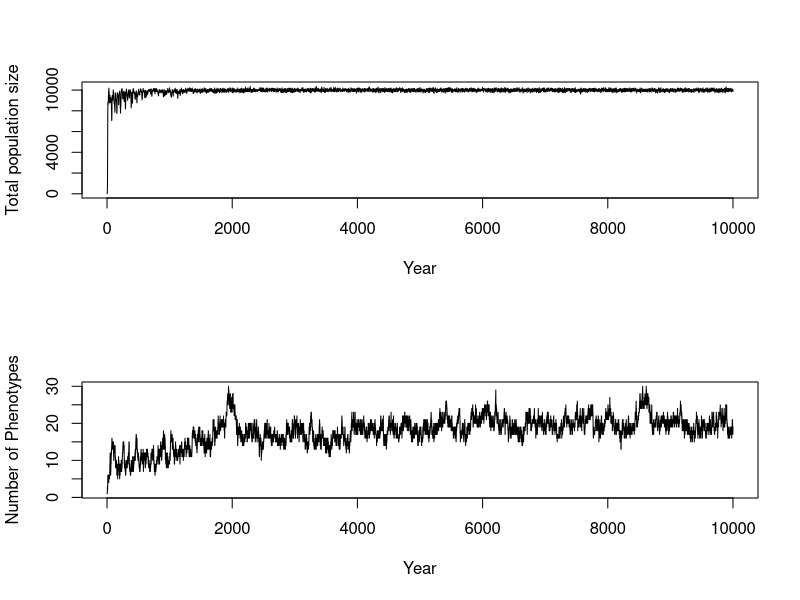
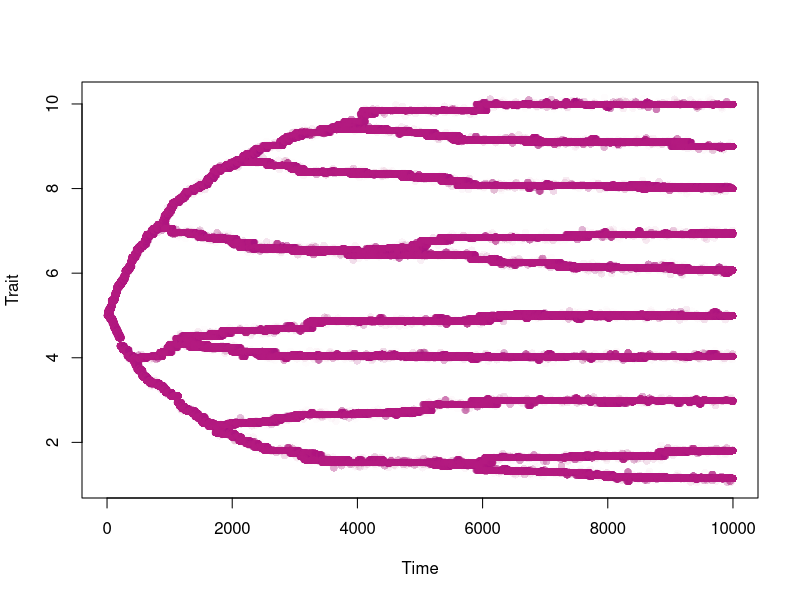

Write R code to recreate these figures, in order. (Note: this script raises an error after producing the figures.)

# Biggest difference in this version is that there is only one trait and adults and juvenile share a resource



# Full function ----------------------------------------------------------------

resourceCompetitionSLC <- function(popSize, resProp, resFreq, resGen=matrix(c(0.1,0.1),ncol=1, nrow=2), im = 0, 
                                   fmax = 2, kA = 0.5, kJ = 0.5, mutProb=0.001, mutVar=0.1, time.steps=200, iniP=5, 
                                   threshold = 0.005, nmorphs = 1){
  
  pop <- matrix(data = NA, ncol = 3, nrow = nmorphs)                             # Each column in this matrix is one phenotype combination.
  
  pop[,1] <- popSize
  pop[,2] <- iniP

  
  colnames(pop) <- c("Number of indivduals", "Trait", "Proxy")
  
  stats         <- matrix(data = c(0, sum(pop[,1]), nrow(pop), mean(pop[,2]), var(pop[,2])) 
                                  , nrow = 1, ncol = 5)                                                             #Where we will eventually save our stats and phenotypes
  phenotypes <- matrix(data = c(0, popSize, iniP), nrow = 1, ncol = 3)
  colnames(phenotypes) <- c("Year", "Number of indivduals", "Trait")                                        
  
  epsilon <- .Machine$double.eps^10  #Added when some number become zero, very small number
  posstrait <- seq(from = min(resProp)-1, to = max(resProp)+1, by = mutVar)
  
  for (t in 1:time.steps){
    
    # Deterministic fecundity proxy alpha ------------------------------------
    
    adults    <- pop                                                            
    alphaA    <- NULL                                                           # Will create a matrix with all alpha values
    alphaSumA <- NULL
    
    
    resPropAduMatrix <- matrix(data = resProp, ncol = length(resProp), nrow = nrow(adults), byrow = T)
    aduTrait <- adults[, 2]
    aduTraitMatrix <- matrix(data = rep(aduTrait, each = length(resProp)), ncol = length(resProp), nrow = nrow(adults), byrow = T)
    
    alphaA           <- (1/(sqrt(2*pi*resGen[1,1]^2)))*exp(-(((aduTraitMatrix-resPropAduMatrix)^2)/(2*resGen[1,1])^2)) + epsilon                 # Calculation of individual alpha
    adultAbund       <- adults[,1]
    adultAbundMatrix <- matrix(data = rep(adultAbund, each = length(resProp)), ncol = length(resProp), nrow = nrow(adults), byrow = T)  # Creation of a matrix with population size of each type in the rows
    alphaSumA        <- colSums((alphaA*adultAbundMatrix))                                                                         # Creation of matrix that reflects both the trait but also number of individuals in type
    
    
    RdivAlphaSumA       <- resFreq/alphaSumA
    RdivAlphaSumATrans  <- matrix(data = RdivAlphaSumA)
    
    Fec <- alphaA%*%RdivAlphaSumATrans
    adults[,3] <- fmax*(Fec/(kA+Fec)) 
    
    
    
    # Spawning of offspring -------------------------------------------------
    
    juveniles <- adults                                                         # Create a matrix were we will add juveniles into
                                                      
    
    juveniles[,1] <- rpois(n = nrow(juveniles), lambda = juveniles[,1]*juveniles[,3]) 
    
    # Mutation of offspring -------------------------------------------------
    
    probs <- juveniles[,1]/sum(juveniles[, 1])  # Generates probability of morph being mutated based upon number of individuals.
    N.mut <- as.numeric(rbinom(n = 1, size = sum(juveniles[, 1]), prob = mutProb))
    
    
    if(N.mut > 0){
      random.choice <- c()
      mutation.pos <- c()
      
      for (m in 1:length(N.mut)){
        random.choice <- rmultinom(n = 1 , size = 1, prob = probs)              # Randomly chooses which morphs to mutate based on probs
        mutation.pos[m] <- as.numeric(which(random.choice == 1))
      }
      
      for (i in  1:length(mutation.pos)){
        
        mutChange <- rnorm(n=1, mean=0, sd=mutVar)
        juveniles[mutation.pos[i], 1] <- juveniles[mutation.pos[i], 1] - 1       # Removes the mutated individual from the morph
        
        new.morph <- matrix(data = c(1, juveniles[mutation.pos[i], 2] + mutChange, 0),  #Changes trait to a new trait and adds it to the juveniles
                            ncol = ncol(juveniles), nrow = 1)
        juveniles <- rbind(juveniles, new.morph)
        
      }
    }
    
    
    
    # Kill off offspring -----------------------------------------------------
    
  
    alphaSumJ <- NULL
    alphaJ    <- NULL
   
    resPropJuvMatrix <- matrix(data = resProp, ncol = length(resProp), nrow = nrow(juveniles), byrow = T)
    juvTrait <- juveniles[,2]
    juvTraitMatrix <- matrix(data = rep(juvTrait, each = length(resProp)), ncol = length(resProp), nrow = nrow(juveniles), byrow = T)
    
    alphaJ            <- (1/(sqrt(2*pi*resGen[2,1]^2)))*exp(-(((juvTraitMatrix-resPropJuvMatrix)^2)/(2*resGen[2,1]^2))) + epsilon
    juvenAbund        <- juveniles[,1]
    juvenAbundMatrix  <- matrix(data = rep(juvenAbund, each = length(resProp)), ncol = length(resProp), nrow = nrow(juveniles), byrow = T)  # Creation of a matrix with population size of each type in the rows
    alphaSumJ         <- colSums(alphaJ*juvenAbundMatrix)                                                                         # Creation of matrix that reflects both the trait but also number of individuals in type
    
    
    RdivAlphaSumJ     <- resFreq/alphaSumJ
    RdivAlphaSumJTrans   <- matrix(data = RdivAlphaSumJ)
    
    
    Sur <- alphaJ%*%RdivAlphaSumJTrans
    juveniles[,3] <- (Sur/(kJ+Sur)) 
    
    
    
    
    juveniles[,1] <- rbinom(n = nrow(juveniles) , size = juveniles[,1], prob = juveniles[,3])
    
    
    pop <- juveniles[juveniles[, 1] != 0, , drop = FALSE]                        # all adults die after reproducing, so the new generation is only juveniles, and all rows with zero individuals are removed.
    
    # Adding immigrants ---------------------------------------------------------------------
    
    if (runif(1) < im){
    print("immigration!")
     trait <- sample(x = posstrait, size = 1)
    
      if(sum(pop[,2] == trait) == 0) {                   # Checks whether a exact match of immigrant already exists
       rbind(pop, c(1, trait, NA))
     } else{
       same <- which(pop[,2] == trait)
       pop[same,1] <- pop[same,1]+1
     }
    
     }
    
    
    # extract stats and phenotype ---------------------------------------------
    
    if(nrow(pop) == 0){                                                          # Checks whether population has reached zero, then it breaks the for loop.                                   
      print("Population extinction")
      break
    }
    
    if(sum(which(is.na(pop[,1])) != 0)){                                                          # Checks whether population has reached zero, then it breaks the for loop.                                   
      print("Population extinction")
      break
    }
    
    stats <- rbind(stats, c(t, sum(pop[,1]), nrow(pop), mean(pop[,2]), var(pop[,2]))) 
    
    pStats <- cbind(rep(t, nrow(pop)), pop[,1], pop[,2])
    phenotypes <- rbind(phenotypes, pStats)
    
    
  }
  
  #return output  ------------------------------------------------------------
  colnames(stats) <- c("year", "population size", "Number of morphs", "mean trait", "var trait")
  rownames(phenotypes) <- NULL
  
  # Removing any morphs of very low abundance
    pop <- pop[pop[, 1] > threshold*stats[nrow(stats), 2], , drop = FALSE] 
    
    LastStats <- cbind(time.steps, sum(pop[,1]), nrow(pop), mean(pop[,2]), var(pop[,2])) 
    LastPheno <- cbind(rep(time.steps, nrow(pop)), pop[,1], pop[,2])
    
    colnames(LastStats) <- c("year", "population size", "Number of morphs", "mean trait", "var trait")
    colnames(LastPheno) <- c("Year", "Number of indivduals", "Trait")  
   
  
  return(list(stats=stats, phenotypes=phenotypes, LastPheno = LastPheno, LastStats = LastStats))                                 #returns both the stats and the phenotype
  
  
}







resource.frequency <- c(0.1, 0.1, 0.1, 0.1, 0.1, 0.1, 0.1, 0.1, 0.1, 0.1)           # res. freq. 
resource.property <- c(1, 2, 3, 4, 5, 6, 7, 8, 9, 10)             # res. property 
abundance <- 15000
resource.abundance <- abundance*resource.frequency

outputSLC <- resourceCompetitionSLC(resProp=resource.property, resFreq=resource.abundance, popSize = 10, mutProb=0.001, resGen=matrix(c(0.3,0.3)), mutVar=0.05, time.steps = 10000)


statsSLC <- outputSLC$stats
phenotypesSLC <- outputSLC$phenotypes
LastPhenoSLC <- outputSLC$LastPheno
LastStatsSLC <- outputSLC$LastStats

# Plotting  -------------------------------------------------------------------

par(mfrow=c(2,1))


plot(x = statsSLC[, 1], y = statsSLC[, 2], xlab = "Year", ylab = "Total population size", type = "l")

plot(x = statsSLC[, 1], y = statsSLC[, 3], xlab = "Year", ylab = "Number of Phenotypes", type = "l")

par(mfrow=c(1,1))

pColors <- rgb(0.7, 0.1, 0.5, alpha = (phenotypesSLC[,2]/(100+phenotypesSLC[,2])))
plot(x = phenotypesSLC[, 1], y = phenotypesSLC[,3], col = pColors, ylab = "Trait", xlab = "Time", pch = 16)


# Making some species cuts

# -----------------------------Making some cuts on the number of species:


last_year_dataSLC <- phenodataSLC[phenodataSLC$Year == max(phenodataSLC$Year), ]
last_year_dataS <- subset(last_year_dataSLC, select = -Year)
last_year_dataS <- subset(last_year_dataS, select = -Num_Individuals)
rownames(last_year_dataS) <- NULL
rownames(last_year_dataSLC) <- NULL


distance_matrix <- as.matrix(dist(last_year_dataS[, 1, drop = FALSE], method = "euclidean"))


distance_matrix[lower.tri(distance_matrix)] <- NA



# Set a threshold for similarity (adjust as needed)
threshold <- 0.2

# Find indices of individuals to keep


same <- which(distance_matrix < threshold, arr.ind = T)
same <- same[same[, 1]-same[,2] != 0, , drop = FALSE]
rownames(same) <- NULL


# Initialize an empty list to store groups
groups <- list()

# Function to find group index for a species
find_group <- function(species_id) {
  for (i in seq_along(groups)) {
    if (species_id %in% unlist(groups[[i]])) {
      return(i)
    }
  }
  return(0)
}

# Iterate over rows in the matrix
for (i in 1:nrow(same)) {
  species1 <- same[i, 1]
  species2 <- same[i, 2]
  
  # Find groups for each species
  group1 <- find_group(species1)
  group2 <- find_group(species2)
  
  if (group1 == 0 & group2 == 0) {
    # Create a new group
    groups <- c(groups, list(c(species1, species2)))
  } else if (group1 == 0) {
    # Add species1 to the group containing species2
    groups[[group2]] <- c(groups[[group2]], species1)
  } else if (group2 == 0) {
    # Add species2 to the group containing species1
    groups[[group1]] <- c(groups[[group1]], species2)
  } else if (group1 != group2) {
    # Merge two groups
    groups[[group1]] <- c(groups[[group1]], groups[[group2]])
    groups <- groups[-group2]
  }
}

# Filter out duplicate species in each group
groups <- lapply(groups, function(group) unique(group))

rownames(last_year_dataSLC) <- NULL
final_data <- last_year_dataSLC         # Place to store filtered data
total.sub <- c()                     # Place to store subspecies

#Add population count of "subspecies" to main species

for(i in seq_along(groups)){
  combo <- NULL
  combo <- groups[[i]]
  main <- combo[which.max(final_data[combo,3])]
  sub <- combo[-which.max(final_data[combo,3])]
  final_data[main,3] <- final_data[main,3] + sum(final_data[sub,3])
  total.sub <- rbind(c(total.sub, sub))
  
}
# Remove subspecies
final_data <- final_data[-total.sub, ]

Total_species_SLC <- as.numeric(nrow(final_data))




# Plotting filtered data
color_palette <- mako(length(final_data$Adult_Trait))

ggplot(final_data, aes(x = Juvenile_Trait, y = Adult_Trait)) +
  geom_point(aes(size=Num_Individuals), color = color_palette) +                                  # Add points
  labs(x = "Juvenile Trait", y = "Adult Trait", size = "Number of individuals") +                 # Labels for the axes
  theme_minimal(base_family = "LM Roman 10", base_size = 18)




sum(final_data[,4])
sum(last_year_data[,4])


